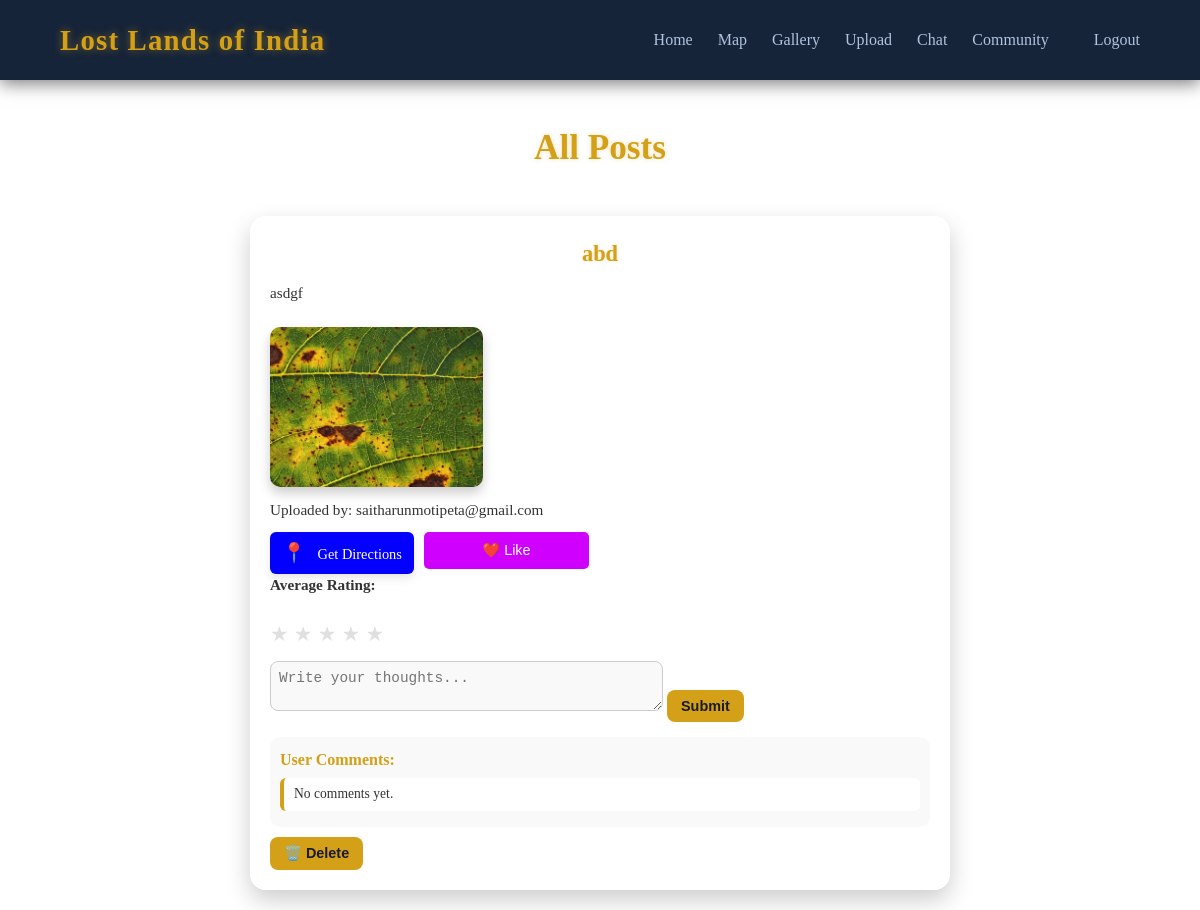
/hiddengems (signed in), run on the app's committed database.
### models.py (models this page shows)
class Post(db.Model):
    id = db.Column(db.Integer, primary_key=True)
    name = db.Column(db.String(100), nullable=False)
    description = db.Column(db.Text, nullable=False)
    image_paths = db.Column(db.Text, nullable=False)  # Comma-separated
    uploader_email = db.Column(db.String(150), nullable=False)

### routes.py (the view)
@app.route('/hiddengems')
@login_required
def hiddengems():
    posts = Post.query.all()
    email = current_user.email if current_user.is_authenticated else None
    return render_template('hiddengems.html', posts=posts, current_email=email)

### routes.py (called while the page is built)
@login_manager.user_loader
def load_user(user_id):
    return User.query.get(int(user_id))

### templates/hiddengems.html (shortened to what this page needs)
<!DOCTYPE html>
<html lang="en">
<head>
</head>
<body>
    <header>
        <nav>
            <div class="logo">
                <h1>Lost Lands of India</h1>
            </div>
            <div class="menu">
                <a href="{{ url_for('home') }}">Home</a>
                <a href="{{ url_for('india') }}">Map</a>
                <a href="{{ url_for('gallery') }}">Gallery</a>
                <a href="{{ url_for('upload') }}">Upload</a>
                <a href="{{ url_for('chat') }}">Chat</a>
                <a href="{{ url_for('plan_trip') }}">Community</a>
                <a href="{{ url_for('logout') }}" style="margin-left: 20px;">Logout</a>
            </div>
        </nav>
    </header>
    <h1 id="post">All Posts</h1>
    {% if posts %}
        <div class="places-container">
            {% for post in posts|reverse %}
            <div class="place-card">
                <h2>{{ post.name }}</h2>
                <p>{{ post.description }}</p>
                {% if post.image_paths %}
                <div class="images">
                    {% for image in post.image_paths.split(',') %}
                    <img src="{{ url_for('static', filename='uploads/' + image.strip()) }}"
                         alt="Image for {{ post.name }}"
                         onerror="this.src=''; this.alt='Image not found: uploads/{{ image.strip() }}'">
                    {% endfor %}
                </div>
                {% endif %}
                <p>Uploaded by: {{ post.uploader_email }}</p>
                <div class="tb">
                    <a href="https://www.google.com/maps/search/?api=1&query={{ post.name | urlencode }}" target="_blank" class="get-directions" title="Get directions to {{ post.name }}"><span class="icon">📍</span> Get Directions</a>
                    <button id="like-btn-{{ post.id }}" class="like-button" aria-pressed="{{ 'true' if post.liked else 'false' }}" onclick="toggleLike({{ post.id|tojson }})">
                        {{ '💔 Unlike' if post.liked else '❤️ Like' }}
                    </button>
                </div>
                <p><strong>Average Rating:</strong> {{ post.rating }}</p>
                <form action="{{ url_for('submit_rating_feedback', place_id=post.id) }}" method="POST">
                    <div class="star-rating">
                        {% for i in range(5, 0, -1) %}
                        <label for="star{{ i }}-{{ post.id }}">★</label>
                        {% endfor %}
                    </div>
                    <textarea name="feedback" rows="2" cols="40" placeholder="Write your thoughts..."></textarea>
                    <button type="submit">Submit</button>
                </form>
                <div class="feedback-section">
                    <strong>User Comments:</strong>
                    {% for fb in post.feedbacks %}
                    <p>
                        {{ fb.user_email.split('@')[0] }} - {{ fb.comment }}
                        {% if fb.user_email == current_email %}
                        <form action="{{ url_for('delete_feedback_and_rating', place_id=post.id) }}" method="POST" style="display:inline;">
                            <input type="hidden" name="feedback_id" value="{{ fb.id }}">
                            <button type="submit" onclick="return confirm('Delete your comment and rating for this post?')" title="Delete your feedback">🗑️ Delete</button>
                        </form>
                        {% endif %}
                    </p>
                    {% else %}
                    <p>No comments yet.</p>
                    {% endfor %}
                </div>
                {% if current_email == post.uploader_email %}
                <form action="{{ url_for('delete_post', post_id=post.id) }}" method="POST" style="display:inline;">
                    <button type="submit" title="Delete this post">🗑️ Delete</button>
                </form>
                {% endif %}
            </div>
            {% endfor %}
        </div>
    {% else %}
        <p class="no-posts">
             <a href="{{ url_for('upload') }}">Create a post</a>.
        </p>
    {% endif %}
</body>
</html>

### data on the page
Post: name "abd", description "asdgf", image_paths (picture), uploader_email "saitharunmotipeta@gmail.com", liked "❤️ Like"
